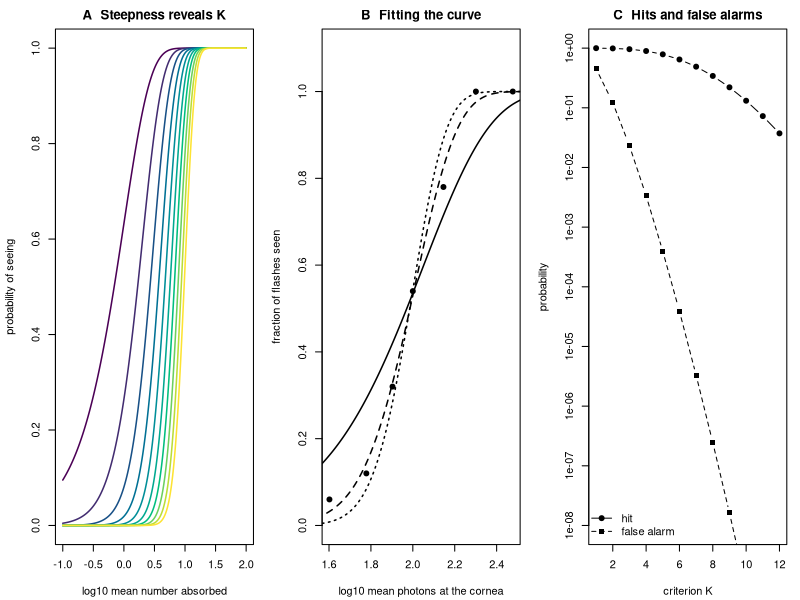

The R source for this figure:
# The Hecht-Shlaer-Pirenne analysis of the absolute threshold of vision (base R).
# P_see(n) = P(Poisson(alpha n) >= K): frequency-of-seeing curves, a simulated observer fitted by maximum
# likelihood for several K, and the hit / false-alarm trade-off caused by dark noise.
set.seed(0)
op <- par(mfrow = c(1, 3), mar = c(4.2, 4.2, 2.2, 1))

# A: curves for K = 1..10
x <- 10^seq(-1, 2, length.out = 400)
cols <- hcl.colors(10, "viridis")
plot(NA, xlim = c(-1, 2), ylim = c(0, 1), xlab = "log10 mean number absorbed", ylab = "probability of seeing",
     main = "A  Steepness reveals K")
for (K in 1:10) lines(log10(x), ppois(K - 1, x, lower.tail = FALSE), col = cols[K], lwd = 1.5)

# B: simulated observer and maximum-likelihood fit of alpha for given K
alpha_true <- 0.06; K_true <- 6
n <- c(40, 60, 80, 100, 140, 200, 300); trials <- 50
seen <- rbinom(length(n), trials, ppois(K_true - 1, alpha_true * n, lower.tail = FALSE))
plot(log10(n), seen / trials, pch = 19, ylim = c(0, 1.1), xlab = "log10 mean photons at the cornea",
     ylab = "fraction of flashes seen", main = "B  Fitting the curve")
xx <- 10^seq(1.3, 2.7, length.out = 300)
for (K in c(2, 6, 10)) {
  nll <- function(la) -sum(seen * ppois(K - 1, exp(la) * n, lower.tail = FALSE, log.p = TRUE) +
                           (trials - seen) * ppois(K - 1, exp(la) * n, log.p = TRUE))
  fit <- optimize(nll, c(log(1e-3), log(1)))
  lines(log10(xx), ppois(K - 1, exp(fit$minimum) * xx, lower.tail = FALSE), lwd = 1.5,
        lty = match(K, c(2, 6, 10)))
  cat(sprintf("K = %2d  alpha = %.3f  -logL = %.1f\n", K, exp(fit$minimum), fit$objective))
}

# C: dark noise in the summation pool (mean 0.6 events) and a 6-photon signal
d <- 0.6; s <- 6; Ks <- 1:12
plot(Ks, ppois(Ks - 1, d + s, lower.tail = FALSE), log = "y", type = "b", pch = 19, ylim = c(1e-8, 1),
     xlab = "criterion K", ylab = "probability", main = "C  Hits and false alarms")
lines(Ks, ppois(Ks - 1, d, lower.tail = FALSE), type = "b", pch = 15, lty = 2)
legend("bottomleft", c("hit", "false alarm"), pch = c(19, 15), lty = c(1, 2), bty = "n")
par(op)
